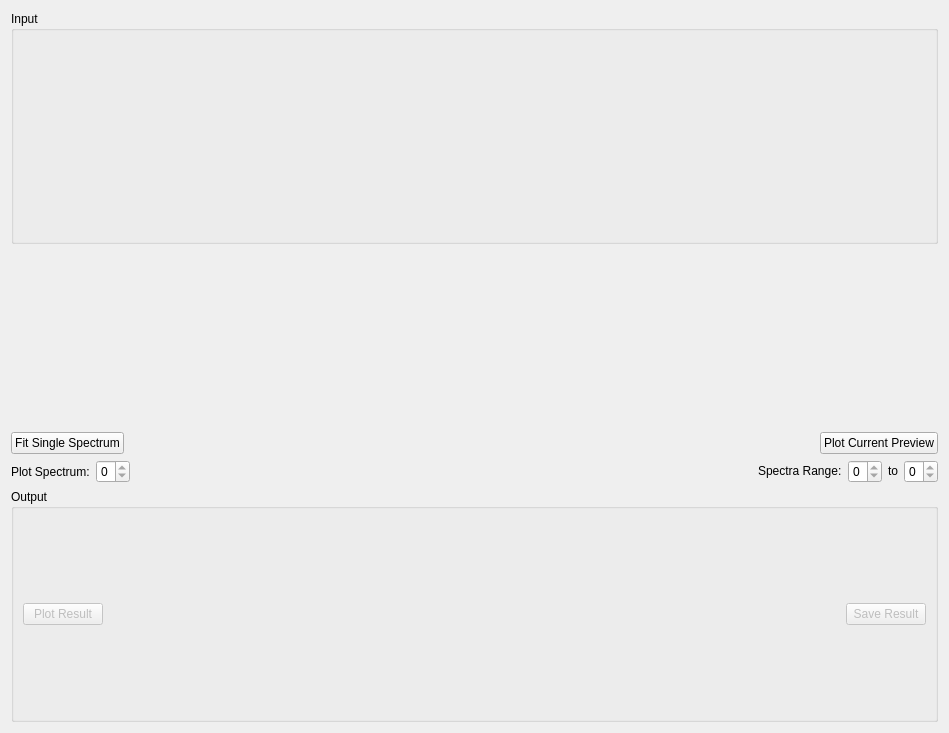
<?xml version="1.0" encoding="UTF-8"?>
<ui version="4.0">
 <class>MSDFit</class>
 <widget class="QWidget" name="MSDFit">
  <property name="geometry">
   <rect>
    <x>0</x>
    <y>0</y>
    <width>949</width>
    <height>733</height>
   </rect>
  </property>
  <property name="windowTitle">
   <string>Form</string>
  </property>
  <layout class="QVBoxLayout" name="verticalLayout_5">
   <item>
    <widget class="QGroupBox" name="gbInput">
     <property name="title">
      <string>Input</string>
     </property>
     <layout class="QHBoxLayout" name="horizontalLayout_18">
      <item>
       <widget class="MantidQt::MantidWidgets::DataSelector" name="dsSampleInput" native="true">
        <property name="sizePolicy">
         <sizepolicy hsizetype="Minimum" vsizetype="Fixed">
          <horstretch>0</horstretch>
          <verstretch>0</verstretch>
         </sizepolicy>
        </property>
        <property name="workspaceSuffixes" stdset="0">
         <stringlist>
          <string>_eq2</string>
         </stringlist>
        </property>
        <property name="fileBrowserSuffixes" stdset="0">
         <stringlist>
          <string>_eq2.nxs</string>
         </stringlist>
        </property>
        <property name="showLoad" stdset="0">
         <bool>false</bool>
        </property>
        <property name="ShowGroups" stdset="0">
         <bool>false</bool>
        </property>
       </widget>
      </item>
     </layout>
    </widget>
   </item>
   <item>
    <layout class="QHBoxLayout" name="loMSDFit">
     <item>
      <layout class="QVBoxLayout" name="properties"/>
     </item>
     <item>
      <layout class="QVBoxLayout" name="loMSDPlot">
       <item>
        <widget class="MantidQt::MantidWidgets::PreviewPlot" name="ppPlot" native="true">
         <property name="showLegend" stdset="0">
          <bool>true</bool>
         </property>
         <property name="curveErrorBars" stdset="0">
          <stringlist>
           <string>Sample</string>
          </stringlist>
         </property>
         <property name="canvasColour" stdset="0">
          <color>
           <red>255</red>
           <green>255</green>
           <blue>255</blue>
          </color>
         </property>
        </widget>
       </item>
       <item>
        <widget class="MantidQt::MantidWidgets::PreviewPlot" name="ppPlotDiff" native="true"/>
       </item>
       <item>
        <layout class="QHBoxLayout" name="loPlotOptions">
         <item>
          <widget class="QPushButton" name="pbSingleFit">
           <property name="text">
            <string>Fit Single Spectrum</string>
           </property>
          </widget>
         </item>
         <item>
          <spacer name="horizontalSpacer_2">
           <property name="orientation">
            <enum>Qt::Horizontal</enum>
           </property>
           <property name="sizeHint" stdset="0">
            <size>
             <width>40</width>
             <height>20</height>
            </size>
           </property>
          </spacer>
         </item>
         <item>
          <widget class="QPushButton" name="pbPlotPreview">
           <property name="text">
            <string>Plot Current Preview</string>
           </property>
          </widget>
         </item>
        </layout>
       </item>
       <item>
        <layout class="QHBoxLayout" name="loSpectraOptions">
         <item>
          <widget class="QLabel" name="lbPlotSpectrum">
           <property name="text">
            <string>Plot Spectrum:</string>
           </property>
          </widget>
         </item>
         <item>
          <widget class="QSpinBox" name="spPlotSpectrum">
           <property name="minimum">
            <number>0</number>
           </property>
           <property name="maximum">
            <number>0</number>
           </property>
          </widget>
         </item>
         <item>
          <spacer name="horizontalSpacer_3">
           <property name="orientation">
            <enum>Qt::Horizontal</enum>
           </property>
           <property name="sizeType">
            <enum>QSizePolicy::Expanding</enum>
           </property>
           <property name="sizeHint" stdset="0">
            <size>
             <width>40</width>
             <height>20</height>
            </size>
           </property>
          </spacer>
         </item>
         <item>
          <widget class="QLabel" name="lbSpectraRange">
           <property name="sizePolicy">
            <sizepolicy hsizetype="Preferred" vsizetype="Fixed">
             <horstretch>0</horstretch>
             <verstretch>0</verstretch>
            </sizepolicy>
           </property>
           <property name="text">
            <string>Spectra Range:</string>
           </property>
          </widget>
         </item>
         <item>
          <widget class="QSpinBox" name="spSpectraMin">
           <property name="minimum">
            <number>0</number>
           </property>
           <property name="maximum">
            <number>0</number>
           </property>
          </widget>
         </item>
         <item>
          <widget class="QLabel" name="lbSpectraTo">
           <property name="sizePolicy">
            <sizepolicy hsizetype="Preferred" vsizetype="Fixed">
             <horstretch>0</horstretch>
             <verstretch>0</verstretch>
            </sizepolicy>
           </property>
           <property name="text">
            <string>to</string>
           </property>
          </widget>
         </item>
         <item>
          <widget class="QSpinBox" name="spSpectraMax">
           <property name="minimum">
            <number>0</number>
           </property>
           <property name="maximum">
            <number>0</number>
           </property>
          </widget>
         </item>
        </layout>
       </item>
      </layout>
     </item>
    </layout>
   </item>
   <item>
    <widget class="QGroupBox" name="gbOutput">
     <property name="title">
      <string>Output</string>
     </property>
     <layout class="QHBoxLayout" name="horizontalLayout_8">
      <item>
       <widget class="QPushButton" name="pbPlot">
        <property name="enabled">
         <bool>false</bool>
        </property>
        <property name="text">
         <string>Plot Result</string>
        </property>
        <property name="checked">
         <bool>false</bool>
        </property>
       </widget>
      </item>
      <item>
       <spacer name="horizontalSpacer_1">
        <property name="orientation">
         <enum>Qt::Horizontal</enum>
        </property>
        <property name="sizeHint" stdset="0">
         <size>
          <width>40</width>
          <height>20</height>
         </size>
        </property>
       </spacer>
      </item>
      <item>
       <widget class="QPushButton" name="pbSave">
        <property name="enabled">
         <bool>false</bool>
        </property>
        <property name="text">
         <string>Save Result</string>
        </property>
       </widget>
      </item>
     </layout>
    </widget>
   </item>
  </layout>
 </widget>
 <customwidgets>
  <customwidget>
   <class>MantidQt::MantidWidgets::DataSelector</class>
   <extends>QWidget</extends>
   <header>MantidQtMantidWidgets/DataSelector.h</header>
  </customwidget>
  <customwidget>
   <class>MantidQt::MantidWidgets::PreviewPlot</class>
   <extends>QWidget</extends>
   <header>MantidQtMantidWidgets/PreviewPlot.h</header>
   <container>1</container>
  </customwidget>
 </customwidgets>
 <resources/>
 <connections/>
</ui>
